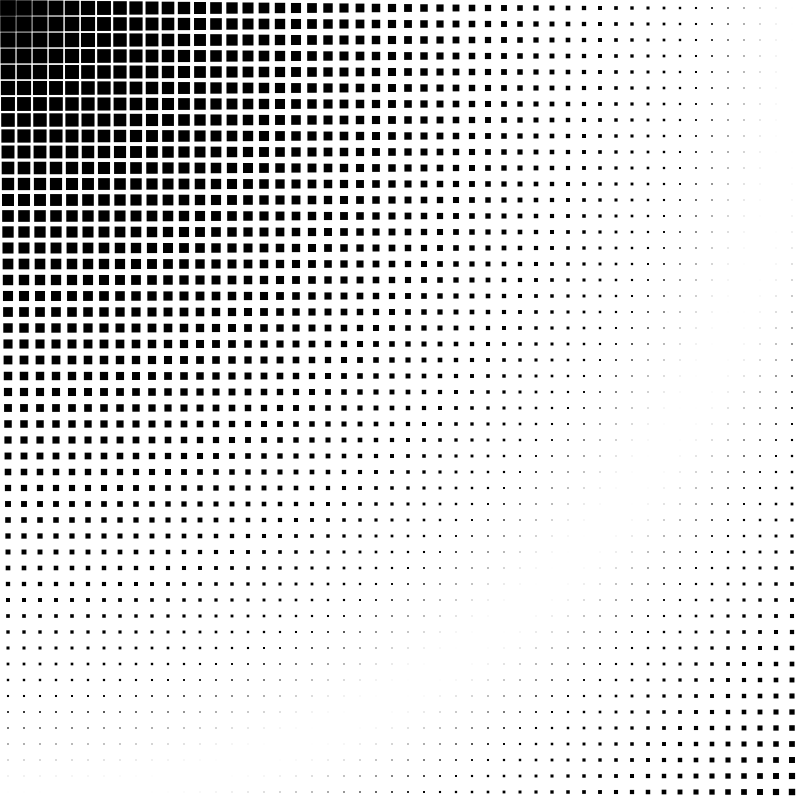
Frame 1 (no input)
Frame 60 (the mouse pressed at the canvas centre just before this capture): identical to frame 1, image omitted
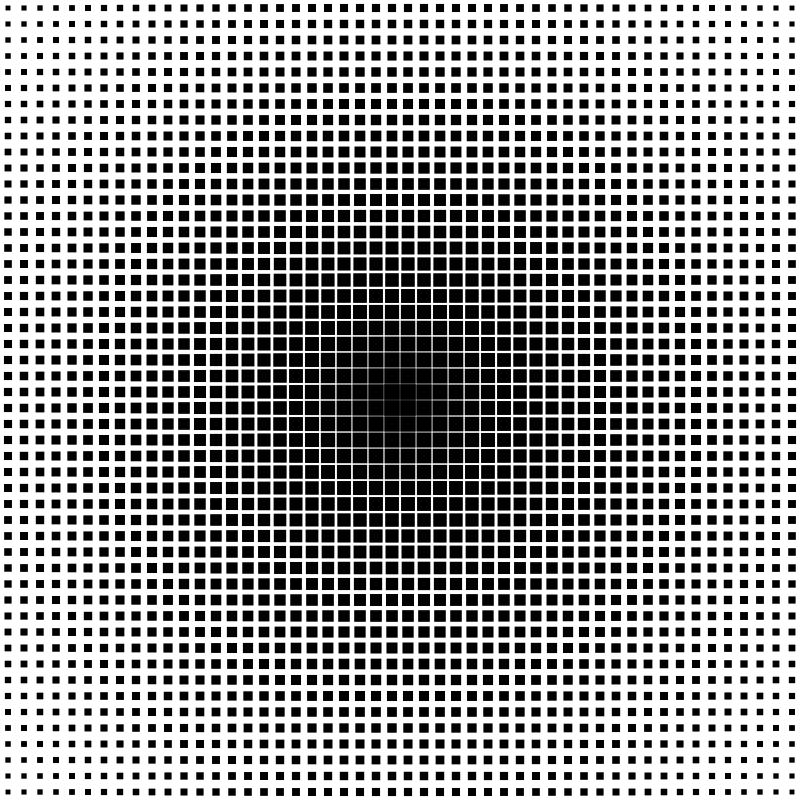
Frame 120 (the mouse held since frame 60 and released just before this capture)

The Processing sketch that drew these frames (run headless with seeded random() and noise(); from frame 60 on, the mouse is pressed at the canvas centre):

// Processing sketch: dist_exp_2
// ── dist_exp_2.pde

float squareSize;
int numberOfSquares = 50;

boolean inverse = false;

void setup() {
  size(800, 800);
  
  noStroke();
  fill(#000000);
  rectMode(CENTER);
  squareSize = width / numberOfSquares;
}

void draw() {
  background(#FFFFFF);
  drawGrid();
}

void drawGrid() {
  for(int i = 0; i < numberOfSquares; ++i) {
    for(int j = 0; j < numberOfSquares; ++j) {
      float centerX = i * squareSize + squareSize / 2;
      float centerY = j * squareSize + squareSize / 2;
      float distance = dist(mouseX, mouseY, centerX, centerY);  
      pushMatrix();
      translate(centerX, centerY);
      if(inverse) {
        scale(distance / width);
      } else {
        scale((width-distance) / width);
      }
      rect(0, 0, squareSize, squareSize);
      popMatrix();
    }
  }
}

void mouseReleased() {
  inverse = !inverse;
} 
